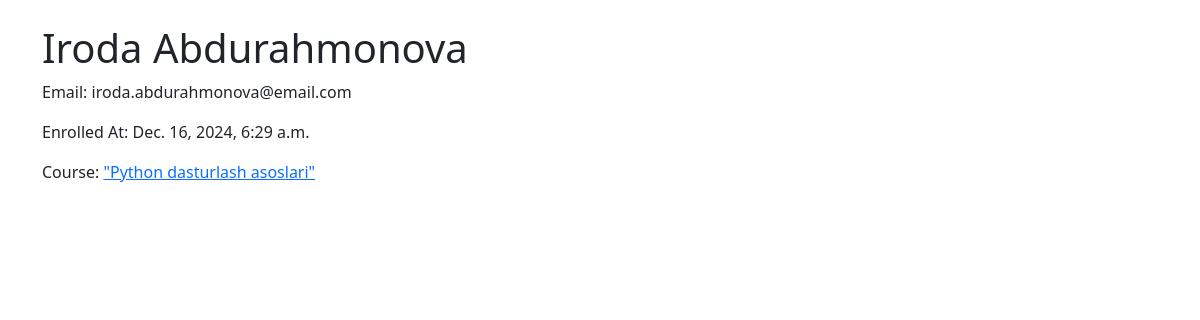
The app's page /student/12/ with its own data.
### courses/models.py (models this page shows, shortened)
class Student(models.Model):
    name = models.CharField(max_length=255)
    email = models.EmailField(unique=True)
    enrolled_at = models.DateTimeField(auto_now_add=True)
    course = models.ForeignKey(Course, on_delete=models.CASCADE, related_name='students')

class Course(models.Model):
    title = models.CharField(max_length=255)
    description = models.TextField()
    created_at = models.DateTimeField(auto_now_add=True)
    updated_at = models.DateTimeField(auto_now=True)

### courses/views.py (the view)
# urls.py: path('student/<int:student_id>/', views.student_detail, name='student_detail'),
def student_detail(request, student_id):
    student = get_object_or_404(Student, id=student_id)
    return render(request, 'student_detail.html', {'student': student})

### courses/templates/student_detail.html (shortened to what this page needs)
{% extends 'base.html' %}
{% block content %}
<h1>{{ student.name }}</h1>
<p>Email: {{ student.email }}</p>
<p>Enrolled At: {{ student.enrolled_at }}</p>
<p>Course: <a href="{% url 'course_students' student.course.id %}">{{ student.course.title }}</a></p>
{% endblock %}

### records on screen
Student: name "Iroda Abdurahmonova", email "iroda.abdurahmonova@email.com", enrolled_at "Dec. 16, 2024, 6:29 a.m.", course "\"Python dasturlash asoslari\""
